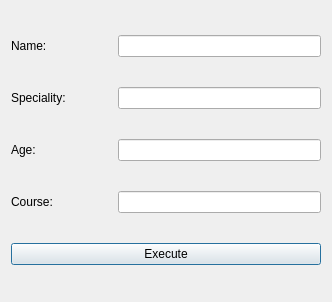
<?xml version="1.0" encoding="UTF-8"?>
<ui version="4.0">
 <class>FormatDialog</class>
 <widget class="QDialog" name="FormatDialog">
  <property name="geometry">
   <rect>
    <x>0</x>
    <y>0</y>
    <width>332</width>
    <height>302</height>
   </rect>
  </property>
  <property name="windowTitle">
   <string>Dialog</string>
  </property>
  <layout class="QGridLayout" name="gridLayout">
   <item row="0" column="1">
    <spacer name="horizontalSpacer">
     <property name="orientation">
      <enum>Qt::Horizontal</enum>
     </property>
     <property name="sizeType">
      <enum>QSizePolicy::Preferred</enum>
     </property>
     <property name="sizeHint" stdset="0">
      <size>
       <width>40</width>
       <height>20</height>
      </size>
     </property>
    </spacer>
   </item>
   <item row="0" column="2">
    <widget class="QLineEdit" name="nameEdit"/>
   </item>
   <item row="3" column="0">
    <widget class="QLabel" name="courseLabel">
     <property name="text">
      <string>Course:</string>
     </property>
    </widget>
   </item>
   <item row="1" column="2">
    <widget class="QLineEdit" name="specialityEdit"/>
   </item>
   <item row="2" column="2">
    <widget class="QLineEdit" name="ageEdit"/>
   </item>
   <item row="1" column="0">
    <widget class="QLabel" name="specialityLabel">
     <property name="text">
      <string>Speciality:</string>
     </property>
    </widget>
   </item>
   <item row="2" column="0">
    <widget class="QLabel" name="ageLabel">
     <property name="text">
      <string>Age:</string>
     </property>
    </widget>
   </item>
   <item row="3" column="2">
    <widget class="QLineEdit" name="courseEdit"/>
   </item>
   <item row="0" column="0">
    <widget class="QLabel" name="nameLabel">
     <property name="sizePolicy">
      <sizepolicy hsizetype="Preferred" vsizetype="Preferred">
       <horstretch>0</horstretch>
       <verstretch>0</verstretch>
      </sizepolicy>
     </property>
     <property name="text">
      <string>Name:</string>
     </property>
    </widget>
   </item>
   <item row="4" column="0" colspan="3">
    <widget class="QPushButton" name="executeButton">
     <property name="text">
      <string>Execute</string>
     </property>
    </widget>
   </item>
  </layout>
 </widget>
 <resources/>
 <connections/>
</ui>
